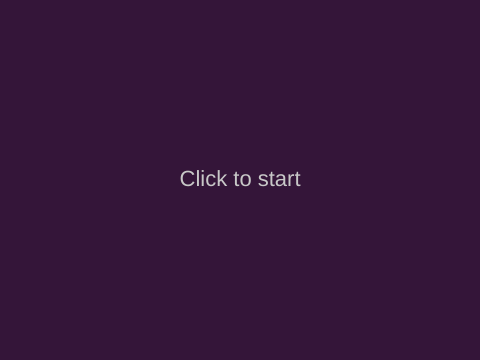
Frame 1 (no input)
Frame 60 (no input): identical to frame 1, image omitted
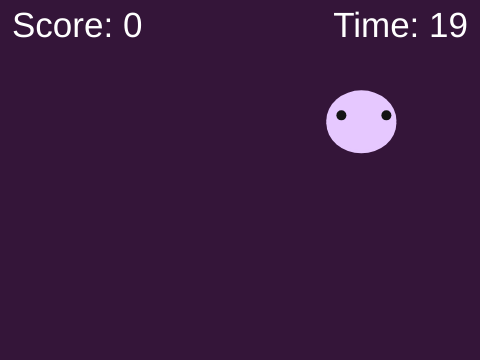
Frame 120 (the mouse pressed at the canvas centre since frame 60)

The p5.js sketch that drew these frames (run headless with seeded random() and noise() and a simulated clock; from frame 60 on, the mouse is pressed at the canvas centre):

// p5.js sketch
// ── sketch.js
let ghost;
let score = 0;
let duration = 20;
let startTime;
let state = 'start';
let spawnEvery = 60;
function setup() {
  createCanvas(480, 360);
  spawnGhost();
}

  

function draw() {
  background(52, 21, 57) 

  if (state === 'start') {
    textAlign(CENTER, CENTER);
    fill(200);
    textSize(22);
    text('Click to start', width / 2, height / 2);
    return;
  }

  if (state === 'over') {
    textAlign(CENTER, CENTER);
    fill(100);
    textSize(50);
    text('Game over\nScore: ' + score + '\nClick to retry', width / 2, height / 2);
    return;
  }
  let elapsed = (millis() - startTime) / 1000;
  let timeLeft = max(0, duration - elapsed);
  if (timeLeft <= 0) {
    state = 'over';
    return;
  }
  if (frameCount % spawnEvery === 0) spawnGhost();
  drawGhost(ghost.x, ghost.y);
  let floatY = ghost.y + sin(frameCount * 0.05) * 10;
  drawGhost(ghost.x, floatY)

  textAlign(LEFT, TOP);
  fill(255);
  textFont('Arial')
  textSize(35);
  text('Score: ' + score, 12, 10);
  textAlign(RIGHT, TOP);
  text('Time: ' + ceil(timeLeft), width - 12, 10);
}

function mousePressed() {
  if (state === 'start' || state === 'over') {
    state = 'play';
    score = 0;
    startTime = millis();
    spawnGhost();
    return;
  }
  if (dist(mouseX, mouseY, ghost.x, ghost.y) < 30) {
    score++;
    spawnGhost();
  }
}

function spawnGhost() {
  ghost = { x: random(40, width - 40), y: random(40, height - 40) };
}

function drawGhost(x, y) {
  noStroke(10);
  fill(230, 200, 255);
  ellipse(x, y, 70, 60);
  fill(20);
  ellipse(x - 20, y - 5, 10);
  ellipse(x + 25, y - 5, 10);

}
